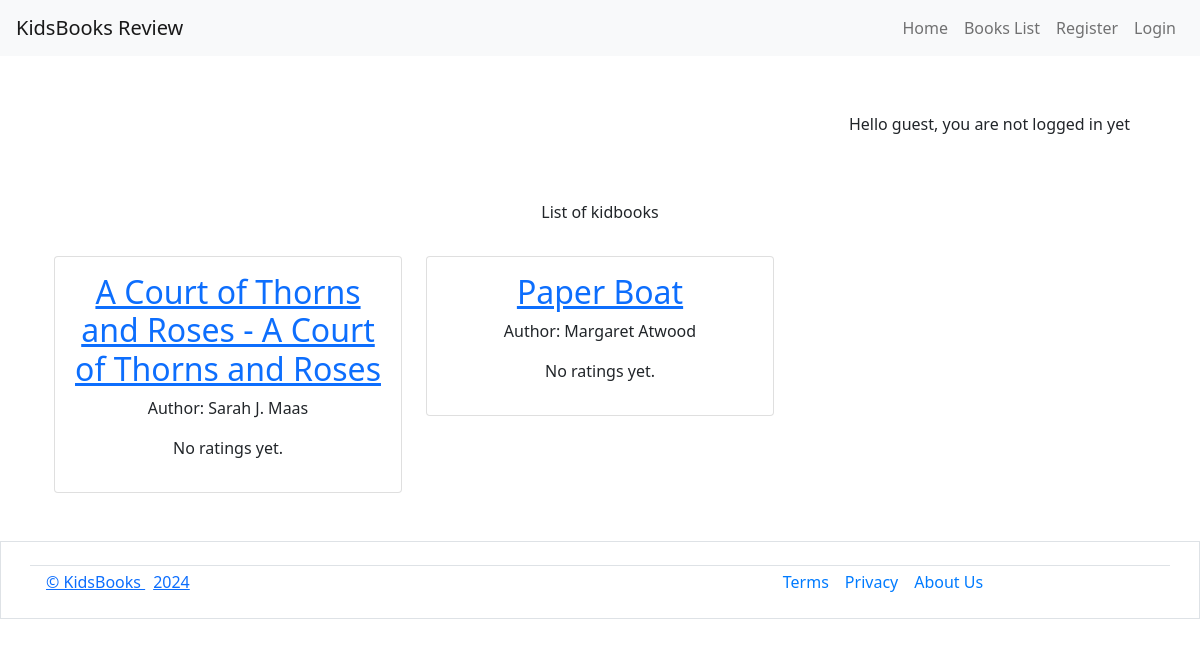
Screenshot of /view/ with the database file from the repository.
### kidsbooks/models.py (models this page shows)
class Kidsbook(models.Model):
    user = models.ForeignKey(User, on_delete=models.SET_NULL, null=True,
                             related_name='user_books')
    title = models.CharField(max_length=200, null=False,
                             blank=False, unique=True)
    author = models.CharField(max_length=200, null=False, blank=False)
    price = models.IntegerField()
    ages = models.IntegerField()
    image = models.CharField(max_length=200, default='defaultimageurl')
    description = models.TextField()
    created_on = models.DateTimeField(auto_now_add=True)
    updated_on = models.DateTimeField(auto_now=True)
    class Meta:
        ordering = ['created_on']
    def __str__(self):
        return f"Title:{self.title} | author:{self.author}"

### kidsbooks/views.py (the view)
# urls.py: path('view/', views.kidsbook_list, name='kidsbook_list_home'),
def kidsbook_list(request):
    kidsbooks = Kidsbook.objects.all()
    for book in kidsbooks:
        book.average_rating = book.ratings.aggregate(Avg('rating'))['rating__avg']
    print(kidsbooks)
    context = {
        'kidsbooks': kidsbooks
    }
    return render(request, 'kidsbooks/viewlist.html', context)

### kidsbooks/templates/kidsbooks/viewlist.html (shortened to what this page needs)
{% extends 'base.html' %}
{% block content %}
<div class="container flex-column pt-3">
    <section class="text-center">
        <p class="pt-4">
            List of kidbooks
        </p>
        <div class="row">
            <div class="col-12 mt-3 left">
                <div class="row">
                    {% for kidsbook in kidsbooks %}
                    <div class="col-md-4">
                        <div class="card mb-4">
                            <div class="card-body">
                                <a href="{% url 'kidsbook_detail' kidsbook.id %}" class="book-link">
                                    <h2 class="card-title">{{ kidsbook.title }}</h2>
                                </a>
                                <div class="image-container">
                                    <div class="">
                                        <p class="author">Author: {{ kidsbook.author }}</p>
                                    </div>
                                </div>
                                <div class="rating">
                                    {% if kidsbook.average_rating %}
                                        <p>Average Rating: {{ kidsbook.average_rating|floatformat:1 }} Stars</p>
                                        <div class="stars">
                                            {% for i in "12345" %}
                                                <span class="star {% if i <= kidsbook.average_rating|floatformat:0 %}filled{% endif %}">&#9733;</span>
                                            {% endfor %}
                                        </div>
                                    {% else %}
                                        <p>No ratings yet.</p>
                                    {% endif %}
                                </div>
                            </div>
                        </div>
                    </div>
                    {% endfor %}
                </div>
            </div>
        </div>
    </section>
</div>
{% endblock %}

### rows the page displays
Kidsbook: title "A Court of Thorns and Roses - A Court of Thorns and Roses", author "Sarah J. Maas", shows "No ratings yet."
Kidsbook: title "Paper Boat", author "Margaret Atwood", shows "No ratings yet."
